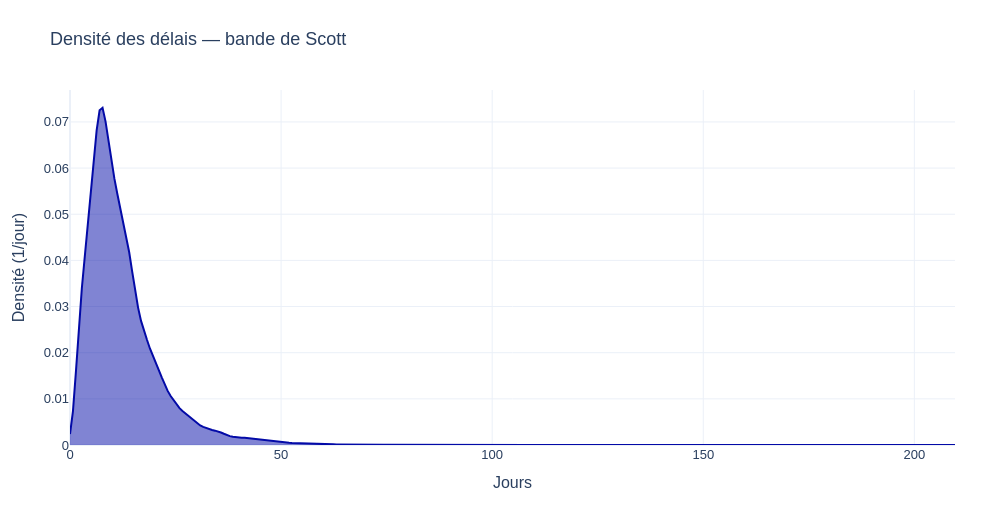

Notebook code cell kept with this figure:
### Markdown cell above
### <b><div style='padding:15px;background-color:#d8dcd6;color:#030aa7;font-size:120%;text-align: left'>Plotly</div></b>

### Code cell
ID_GRAPHIQUE = '03_02'
BIBLIOTHEQUE = 'plotly'
fig=go.Figure(go.Scatter(x=grille,y=densite,fill='tozeroy',mode='lines'))
fig.update_layout(xaxis_title='Jours',yaxis_title='Densité (1/jour)')
montrer_plotly(fig,'Densité des délais — bande de Scott')

### Figure 1 — Plotly figure (JSON) as saved in the notebook; plotly's stock layout.template omitted (floating-point values rounded to 4 significant figures; data arrays with more than 128 entries replaced by an {"elided": "..."} marker saying what was removed)
{"data": [{"fill": "tozeroy", "mode": "lines", "type": "scatter", "x": {"elided": "300 float values"}, "y": {"elided": "300 float values"}}], "layout": {"font": {"family": "Arial", "size": 13}, "height": 520, "margin": {"b": 75, "l": 70, "r": 45, "t": 90}, "title": {"text": "Densité des délais — bande de Scott"}, "width": 1000, "xaxis": {"title": {"text": "Jours"}}, "yaxis": {"title": {"text": "Densité (1/jour)"}}}}
